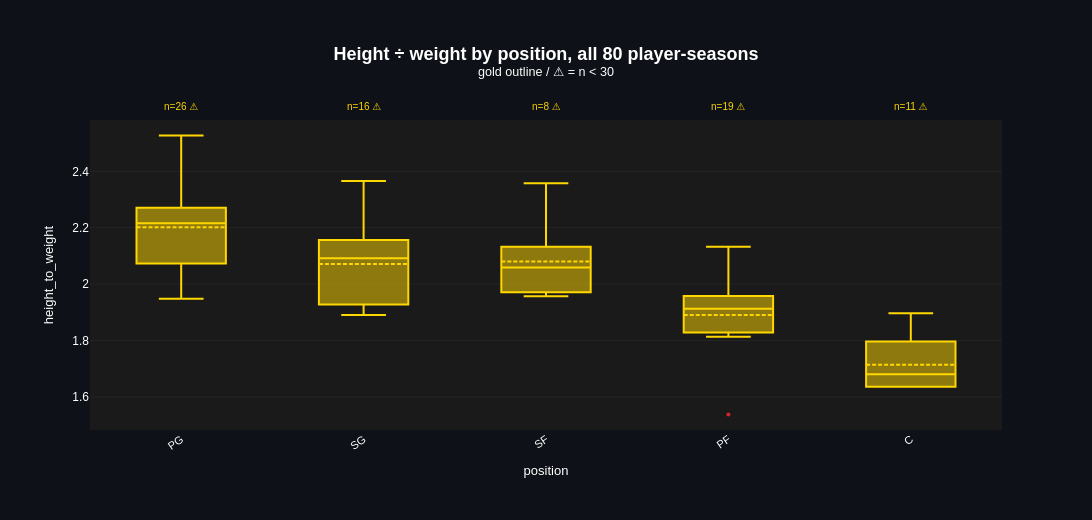

Notebook source saved alongside this figure:
### Markdown cell above
The mix did move, and it moved the way the claim would want.

| | PG | SG | SF | PF | C |
| --- | ---: | ---: | ---: | ---: | ---: |
| recent | 35.0 % (14) | 17.5 % (7) | 10.0 % (4) | 27.5 % (11) | 10.0 % (4) |
| earlier | 30.0 % (12) | 22.5 % (9) | 10.0 % (4) | 20.0 % (8) | 17.5 % (7) |

Two swaps, and both of them run up the ratio scale. Two point guards (2.20)
replace two shooting guards (2.07), and three power forwards (1.89) replace
three centres (1.71). Small forward does not move. Arithmetically that should
have lifted the recent group's mean by about 0.02, and the next cell confirms it
did. The recent top 20 is a guard-heavier and centre-lighter set of leading
scorers, and if there is a story anywhere in this question, that is it.

It is a small story. Three centres out of twenty is one or two clubs changing
who takes their shots. The cells here hold between 4 and 14 players, which is
why the next chart carries a small-sample warning on every box.

### Code cell
grouped_box_plot(
    top20,
    group_col="position",
    value_col="height_to_weight",
    sort_by="median",
    min_n_flag=30,
    height=520,
    title="Height ÷ weight by position, all 80 player-seasons",
)

### Figure 1 — Plotly figure (JSON) as saved in the notebook; plotly's stock layout.template omitted (floating-point values rounded to 4 significant figures)
{"data": [{"boxmean": true, "boxpoints": "outliers", "hovertemplate": "<b>position</b>: PG<br><b>height_to_weight</b>: %{y}<extra></extra>", "line": {"color": "#FFD700", "width": 2}, "marker": {"color": "#1f77b4", "line": {"outliercolor": "rgba(220,220,220,0.6)", "outlierwidth": 1}, "outliercolor": "rgba(220,220,220,0.6)", "size": 4}, "name": "PG", "showlegend": false, "type": "box", "y": [2.241, 2.073, 1.948, 2.527, 2.271, 2.124, 2.128, 2.527, 1.948, 2.241, 2.383, 2.46, 1.948, 2.238, 2.527, 2.073, 2.271, 2.193, 1.948, 2.238, 2.181, 2.271, 2.241, 2.094, 2.073, 2.073]}, {"boxmean": true, "boxpoints": "outliers", "hovertemplate": "<b>position</b>: SG<br><b>height_to_weight</b>: %{y}<extra></extra>", "line": {"color": "#FFD700", "width": 2}, "marker": {"color": "#ff7f0e", "line": {"outliercolor": "rgba(220,220,220,0.6)", "outlierwidth": 1}, "outliercolor": "rgba(220,220,220,0.6)", "size": 4}, "name": "SG", "showlegend": false, "type": "box", "y": [2.055, 2.094, 2.157, 2.21, 1.958, 2.094, 1.928, 2.157, 1.89, 1.89, 1.928, 2.157, 2.287, 2.09, 1.89, 2.365]}, {"boxmean": true, "boxpoints": "outliers", "hovertemplate": "<b>position</b>: SF<br><b>height_to_weight</b>: %{y}<extra></extra>", "line": {"color": "#FFD700", "width": 2}, "marker": {"color": "#2ca02c", "line": {"outliercolor": "rgba(220,220,220,0.6)", "outlierwidth": 1}, "outliercolor": "rgba(220,220,220,0.6)", "size": 4}, "name": "SF", "showlegend": false, "type": "box", "y": [2.132, 2.357, 2.132, 1.958, 2.132, 1.985, 1.958, 1.985]}, {"boxmean": true, "boxpoints": "outliers", "hovertemplate": "<b>position</b>: PF<br><b>height_to_weight</b>: %{y}<extra></extra>", "line": {"color": "#FFD700", "width": 2}, "marker": {"color": "#d62728", "line": {"outliercolor": "rgba(220,220,220,0.6)", "outlierwidth": 1}, "outliercolor": "rgba(220,220,220,0.6)", "size": 4}, "name": "PF", "showlegend": false, "type": "box", "y": [1.913, 1.814, 1.538, 1.985, 1.913, 1.936, 1.966, 1.829, 1.913, 1.814, 1.829, 1.983, 1.913, 1.936, 2.132, 1.814, 1.837, 1.829, 2.036]}, {"boxmean": true, "boxpoints": "outliers", "hovertemplate": "<b>position</b>: C<br><b>height_to_weight</b>: %{y}<extra></extra>", "line": {"color": "#FFD700", "width": 2}, "marker": {"color": "#9467bd", "line": {"outliercolor": "rgba(220,220,220,0.6)", "outlierwidth": 1}, "outliercolor": "rgba(220,220,220,0.6)", "size": 4}, "name": "C", "showlegend": false, "type": "box", "y": [1.637, 1.745, 1.68, 1.68, 1.637, 1.897, 1.814, 1.68, 1.637, 1.637, 1.815]}], "layout": {"annotations": [{"font": {"color": "#FFD700", "size": 10}, "showarrow": false, "text": "n=26 ⚠", "x": "PG", "xref": "x", "y": 1.02, "yanchor": "bottom", "yref": "paper"}, {"font": {"color": "#FFD700", "size": 10}, "showarrow": false, "text": "n=16 ⚠", "x": "SG", "xref": "x", "y": 1.02, "yanchor": "bottom", "yref": "paper"}, {"font": {"color": "#FFD700", "size": 10}, "showarrow": false, "text": "n=8 ⚠", "x": "SF", "xref": "x", "y": 1.02, "yanchor": "bottom", "yref": "paper"}, {"font": {"color": "#FFD700", "size": 10}, "showarrow": false, "text": "n=19 ⚠", "x": "PF", "xref": "x", "y": 1.02, "yanchor": "bottom", "yref": "paper"}, {"font": {"color": "#FFD700", "size": 10}, "showarrow": false, "text": "n=11 ⚠", "x": "C", "xref": "x", "y": 1.02, "yanchor": "bottom", "yref": "paper"}], "font": {"color": "white", "family": "Arial"}, "height": 520, "margin": {"b": 90, "l": 90, "r": 90, "t": 120}, "paper_bgcolor": "#0e1117", "plot_bgcolor": "#1a1a1a", "showlegend": false, "title": {"font": {"color": "white", "family": "Arial", "size": 18}, "text": "<b>Height ÷ weight by position, all 80 player-seasons</b><br><sup>gold outline / ⚠ = n < 30</sup>", "x": 0.5, "xanchor": "center"}, "width": 1400, "xaxis": {"tickangle": -35, "tickfont": {"size": 11}, "title": {"font": {"size": 13}, "text": "position"}}, "yaxis": {"gridcolor": "rgba(128,128,128,0.2)", "gridwidth": 0.5, "showgrid": true, "title": {"font": {"size": 13}, "text": "height_to_weight"}}}}
